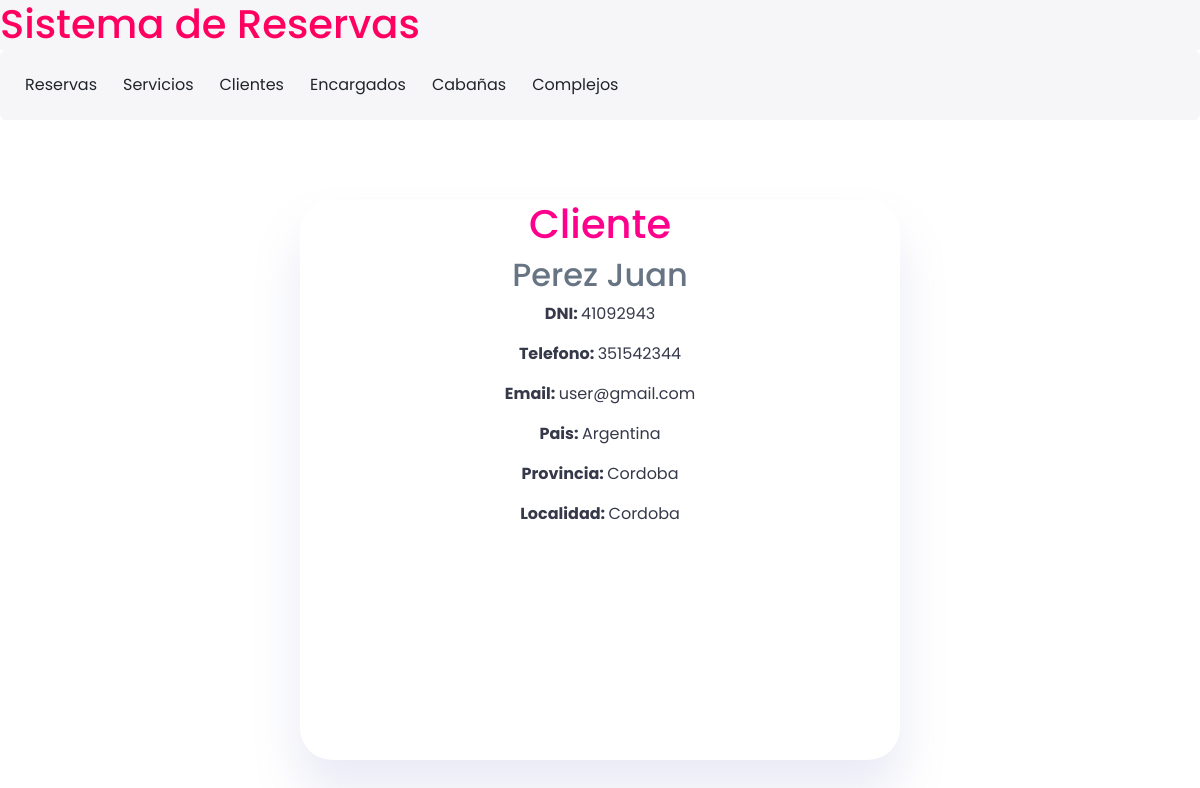
Page /reservas/clientes/1/ on the earlier database version.
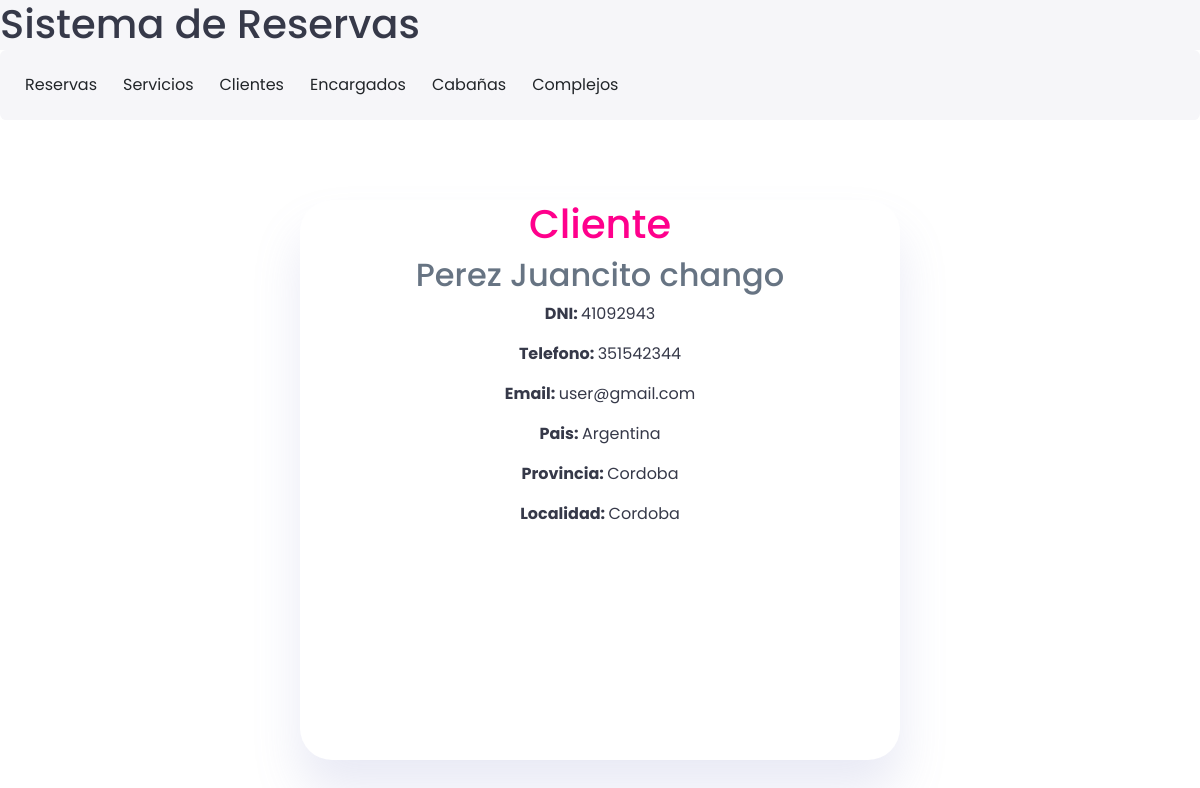
Same page on the later database version.
### reservas/models.py (models this page shows, shortened)
class Cliente(models.Model):
    dni = models.IntegerField()
    apellido_nombre = models.CharField(max_length=100)
    telefono = models.CharField(max_length=30)
    email = models.CharField(max_length=50, default="user@gmail.com")
    pais = models.CharField(max_length=30, default="Argentina")
    provincia = models.CharField(max_length=30, default="Cordoba")
    localidad = models.CharField(max_length=30, default="Cordoba")

### reservas/views.py (the view)
# urls.py: path('clientes/<int:cliente_id>/', views.detalle_cliente, name='detalle_cliente'),
def detalle_cliente(request, cliente_id):
    cliente = Cliente.objects.get(id=cliente_id) #solo toma el id del cliente         #toma todos los atributos del cliente
    context = {
        'cliente': cliente
    }
    return render(request, 'detalle_cliente.html', context)

### reservas/templates/detalle_cliente.html
{% include 'navbar.html' %}
{% block content %}
<div class="detalle">
    <h1>Cliente</h1>
    <h2>{{ cliente.apellido_nombre }}</h2>
    <p><strong>DNI: </strong> {{ cliente.dni}}</p>
    <p><strong>Telefono: </strong> {{ cliente.telefono}}</p>
    <p><strong>Email: </strong> {{ cliente.email}}</p>
    <p><strong>Pais: </strong> {{ cliente.pais}}</p>
    <p><strong>Provincia: </strong> {{ cliente.provincia}}</p>
    <p><strong>Localidad: </strong> {{ cliente.localidad}}</p>
</div>
{% endblock %}

Differences in the rows shown:
changed Cliente "user@gmail.com": apellido_nombre "Perez Juan" → "Perez Juancito chango"
